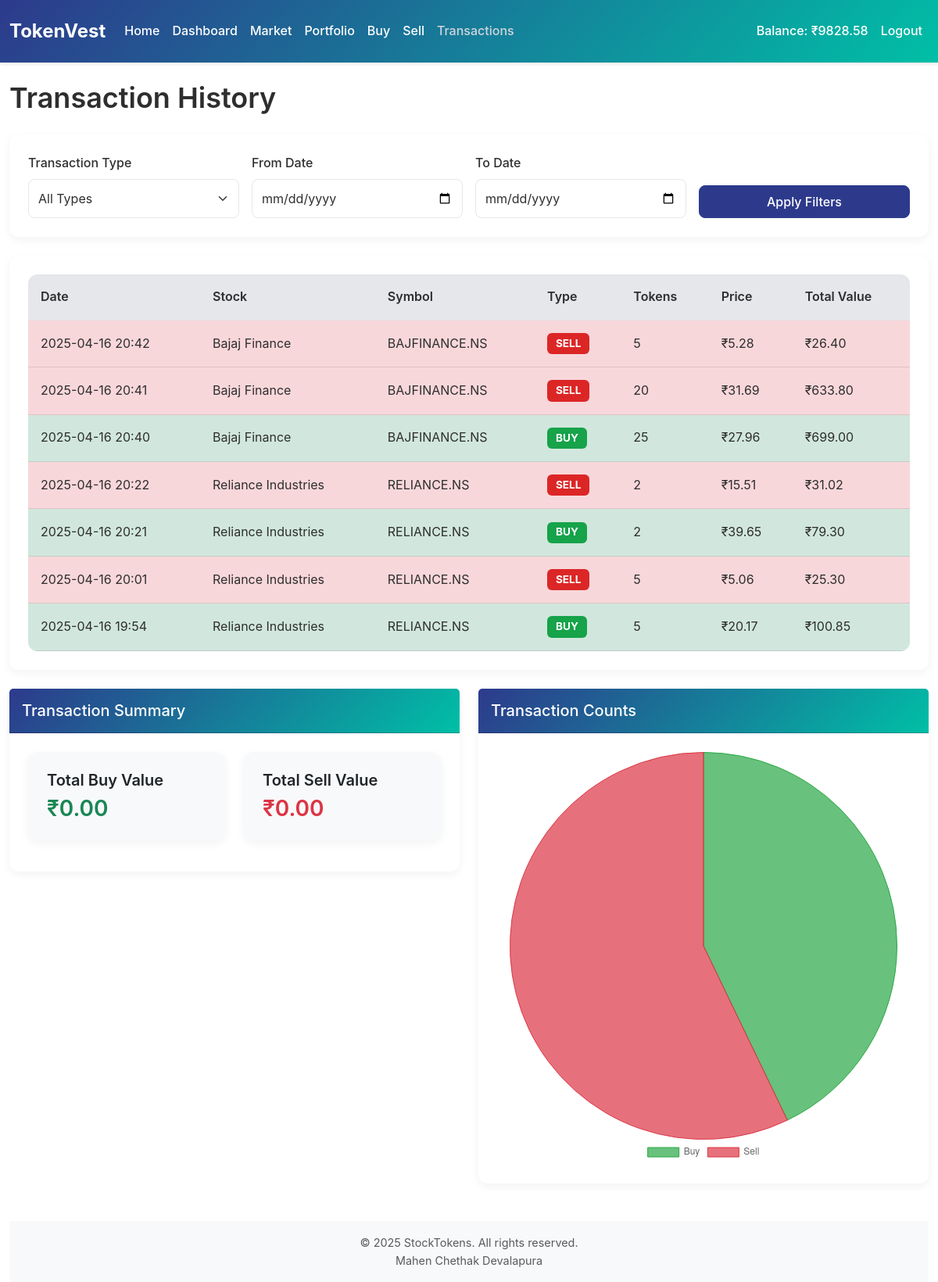
Page /transactions (signed in) on the committed database.
### models.py (models this page shows, shortened)
class User(UserMixin, db.Model):
    id = db.Column(db.Integer, primary_key=True)
    name = db.Column(db.String(100), nullable=False)
    email = db.Column(db.String(100), unique=True, nullable=False, index=True)  # Added index for faster lookups
    password_hash = db.Column(db.String(256), nullable=False)  # Increased length for stronger hashing
    balance = db.Column(db.Float, default=10000.0, nullable=False)  # Starting with ₹10,000
    created_at = db.Column(db.DateTime, default=datetime.now, nullable=False)
    holdings = db.relationship('Holding', backref='user', lazy='dynamic')  # Changed to dynamic for query flexibility
    transactions = db.relationship('Transaction', backref='user', lazy='dynamic')

class Transaction(db.Model):
    id = db.Column(db.Integer, primary_key=True)
    user_id = db.Column(db.Integer, db.ForeignKey('user.id'), nullable=False, index=True)  # Added index
    stock_id = db.Column(db.Integer, db.ForeignKey('stock.id'), nullable=False, index=True)  # Added index
    tokens = db.Column(db.Integer, nullable=False)
    type = db.Column(db.String(10), nullable=False)  # 'BUY' or 'SELL'
    price = db.Column(db.Float, nullable=False)  # Price per token at transaction time
    fee = db.Column(db.Float, default=0.0, nullable=False)  # Added for transaction fees
    date = db.Column(db.DateTime, default=datetime.now, nullable=False)

### app.py (the view)
@app.route('/transactions')
@login_required
def transactions():
    transactions = Transaction.query.filter_by(user_id=current_user.id).order_by(Transaction.date.desc()).all()
    total_buy_amount = 0
    for transaction in transactions:
        transaction.stock_name = Stock.query.get(transaction.stock_id).name
        transaction.stock_symbol = Stock.query.get(transaction.stock_id).symbol
        if transaction.type == 'BUY':
            total_buy_amount += transaction.price * transaction.tokens
    return render_template('transactions.html',
                          transactions=transactions,
                          total_buy_amount=total_buy_amount)

### app.py (called while the page is built)
@login_manager.user_loader
def load_user(user_id):
    return User.query.get(int(user_id))

@app.teardown_appcontext
def shutdown_scheduler(exception=None):
    if scheduler.running:
        scheduler.shutdown()

### templates/transactions.html (shortened to what this page needs)
<!DOCTYPE html>
<html lang="en">
  <head>
    <link
      href="https://cdn.jsdelivr.net/npm/bootstrap@5.3.0-alpha1/dist/css/bootstrap.min.css"
      rel="stylesheet"
    />
    <link
      rel="stylesheet"
      href="https://cdnjs.cloudflare.com/ajax/libs/font-awesome/6.1.1/css/all.min.css"
    />
  </head>
  <body>
    <nav class="navbar navbar-expand-lg navbar-dark bg-primary">
      <div class="container">
        <a class="navbar-brand" href="{{ url_for('index') }}">TokenVest</a>
        <div class="collapse navbar-collapse" id="navbarNav">
          <ul class="navbar-nav me-auto">
            <li class="nav-item">
                <a class="nav-link" href="/">Home</a>
              </li>
            <li class="nav-item">
              <a class="nav-link" href="{{ url_for('dashboard') }}"
                >Dashboard</a
              >
            </li>
            <li class="nav-item">
              <a class="nav-link" href="{{ url_for('market') }}">Market</a>
            </li>
            <li class="nav-item">
              <a class="nav-link" href="{{ url_for('portfolio') }}"
                >Portfolio</a
              >
            </li>
            <li class="nav-item">
              <a class="nav-link" href="{{ url_for('buy') }}">Buy</a>
            </li>
            <li class="nav-item">
              <a class="nav-link" href="{{ url_for('sell') }}">Sell</a>
            </li>
            <li class="nav-item">
              <a class="nav-link active" href="{{ url_for('transactions') }}"
                >Transactions</a
              >
            </li>
          </ul>
          <div class="navbar-nav">
            <span class="nav-item nav-link text-light"
              >Balance: ₹{{ "%.2f"|format(current_user.balance) }}</span
            >
            <a class="nav-link" href="{{ url_for('logout') }}">Logout</a>
          </div>
        </div>
      </div>
    </nav>
    <div class="container mt-4">
      <h1 class="mb-4">Transaction History</h1>
      <div class="card mb-4">
        <div class="card-body">
          <form class="row g-3">
            <div class="col-md-3">
              <label for="typeFilter" class="form-label"
                >Transaction Type</label
              >
              <select class="form-select" id="typeFilter">
                <option value="">All Types</option>
              </select>
            </div>
            <div class="col-md-3">
              <label for="dateFrom" class="form-label">From Date</label>
              <input type="date" class="form-control" id="dateFrom" />
            </div>
            <div class="col-md-3">
              <label for="dateTo" class="form-label">To Date</label>
              <input type="date" class="form-control" id="dateTo" />
            </div>
            <div class="col-md-3 d-flex align-items-end">
              <button
                type="button"
                class="btn btn-primary w-100"
                id="applyFilters"
              >
                Apply Filters
              </button>
            </div>
          </form>
        </div>
      </div>
      <div class="card">
        <div class="card-body">
          <div class="table-responsive">
            <table class="table table-hover" id="transactionsTable">
              <thead>
                <tr>
                  <th>Date</th>
                  <th>Stock</th>
                  <th>Symbol</th>
                  <th>Type</th>
                  <th>Tokens</th>
                  <th>Price</th>
                  <th>Total Value</th>
                </tr>
              </thead>
              <tbody>
                {% if transactions %} {% for transaction in transactions %}
                <tr
                  class="{{ 'table-success' if transaction.type == 'BUY' else 'table-danger' }}"
                >
                  <td>{{ transaction.date.strftime('%Y-%m-%d %H:%M') }}</td>
                  <td>{{ transaction.stock_name }}</td>
                  <td>{{ transaction.stock_symbol }}</td>
                  <td>
                    {% if transaction.type == 'BUY' %}
                    <span class="badge bg-success">BUY</span>
                    {% else %}
                    <span class="badge bg-danger">SELL</span>
                    {% endif %}
                  </td>
                  <td>{{ transaction.tokens }}</td>
                  <td>₹{{ "%.2f"|format(transaction.price) }}</td>
                  <td>
                    ₹{{ "%.2f"|format(transaction.price * transaction.tokens) }}
                  </td>
                </tr>
                {% endfor %} {% else %}
                <tr>
                  <td colspan="7" class="text-center">No transactions found</td>
                </tr>
                {% endif %}
              </tbody>
            </table>
          </div>
        </div>
      </div>
      <div class="row mt-4">
        <div class="col-md-6">
          <div class="card">
            <div class="card-header">
              <h2 class="h5 mb-0">Transaction Summary</h2>
            </div>
            <div class="card-body">
              <div class="row">
                <div class="col-md-6 mb-3">
                  <div class="card bg-light">
                    <div class="card-body">
                      <h5 class="card-title">Total Buy Value</h5>
                      <h3 class="mb-0 text-success" id="totalBuyValue">
                        {% set total_buy = 0 %} {% for transaction in
                        transactions if transaction.type == 'BUY' %} {% set
                        total_buy = total_buy + (transaction.price *
                        transaction.tokens) %} {% endfor %} ₹{{
                        "%.2f"|format(total_buy) }}
                      </h3>
                    </div>
                  </div>
                </div>
                <div class="col-md-6 mb-3">
                  <div class="card bg-light">
                    <div class="card-body">
                      <h5 class="card-title">Total Sell Value</h5>
                      <h3 class="mb-0 text-danger" id="totalSellValue">
                        {% set total_sell = 0 %} {% for transaction in
                        transactions if transaction.type == 'SELL' %} {% set
                        total_sell = total_sell + (transaction.price *
                        transaction.tokens) %} {% endfor %} ₹{{
                        "%.2f"|format(total_sell) }}
                      </h3>
                    </div>
                  </div>
                </div>
              </div>
            </div>
          </div>
        </div>
        <div class="col-md-6">
          <div class="card">
            <div class="card-header">
              <h2 class="h5 mb-0">Transaction Counts</h2>
            </div>
            <div class="card-body">
              <canvas id="transactionChart" height="200"></canvas>
            </div>
          </div>
        </div>
      </div>
    <footer class="bg-light py-3 mt-5">
      <div class="container">
        <p class="text-center text-muted mb-0">
          © 2025 StockTokens. All rights reserved.
        </p>
        <p class="text-center text-muted mb-0">Mahen Chethak Devalapura</p>
      </div>
    </footer>
    <script>
      document.addEventListener('DOMContentLoaded', () => {
          // Create transaction type distribution chart
          const ctx = document.getElementById('transactionChart').getContext('2d');
          {% set buy_count = transactions|selectattr('type', 'equalto', 'BUY')|list|length %}
          {% set sell_count = transactions|selectattr('type', 'equalto', 'SELL')|list|length %}
          new Chart(ctx, {
              type: 'pie',
              data: {
                  labels: ['Buy', 'Sell'],
                  datasets: [{
                      data: [{{ buy_count }}, {{ sell_count }}],
                      backgroundColor: ['rgba(40, 167, 69, 0.7)', 'rgba(220, 53, 69, 0.7)'],
                      borderColor: ['rgb(40, 167, 69)', 'rgb(220, 53, 69)'],
                      borderWidth: 1
                  }]
              },
              options: {
                  responsive: true,
                  plugins: {
                      legend: {
                          position: 'bottom'
                      }
                  }
              }
          });
          // Filter functionality
          document.getElementById('applyFilters').addEventListener('click', function() {
              const typeFilter = document.getElementById('typeFilter').value;
              const dateFrom = document.getElementById('dateFrom').value;
              const dateTo = document.getElementById('dateTo').value;
              const rows = document.querySelectorAll('#transactionsTable tbody tr');
              rows.forEach(row => {
                  let showRow = true;
                  // Type filter
                  if (typeFilter !== '') {
                      const type = row.querySelector('td:nth-child(4) span').textContent;
                      if (type !== typeFilter) {
                          showRow = false;
                      }
                  }
                  // Date filter
                  if (dateFrom !== '' || dateTo !== '') {
                      const dateCell = row.querySelector('td:first-child').textContent;
                      const transactionDate = new Date(dateCell);
                      if (dateFrom !== '' && new Date(dateFrom) > transactionDate) {
                          showRow = false;
                      }
                      if (dateTo !== '' && new Date(dateTo) < transactionDate) {
                          showRow = false;
                      }
                  }
                  row.style.display = showRow ? '' : 'none';
              });
          });
      });
    </script>
  </body>
</html>

### templates/transactions.html (style rules this page uses)
* { margin: 0; padding: 0; box-sizing: border-box; }
body { font-family: "Inter", -apple-system, BlinkMacSystemFont, "Segoe UI", Roboto, sans-serif; line-height: 1.6; transition: background-color 0.3s ease, color 0.3s ease; }
:root { --bg-primary: #f5f7fa; --bg-secondary: #e5e7eb; --card-bg: #ffffff; --text-primary: #2e2e2e; --text-secondary: #6b7280; --primary-color: #2d3a8c; --accent-color: #00bfa6; --success-color: #16a34a; --danger-color: #dc2626; --border-color: #e5e7eb; --navbar-bg: #2d3a8c; --navbar-text: #ffffff; --button-hover-bg: #1f2a69; --disabled-color: #d1d5db; --card-shadow: 0px 4px 12px rgba(0, 0, 0, 0.05); --gradient: linear-gradient(135deg, #2d3a8c, #00bfa6); }
.navbar { padding: 1rem 0; background: var(--gradient); box-shadow: 0 2px 4px rgba(0, 0, 0, 0.1); }
.navbar-brand { font-size: 1.5rem; font-weight: 700; color: var(--navbar-text) !important; }
.navbar-nav .nav-link { color: var(--navbar-text) !important; font-weight: 500; transition: color 0.3s ease; }
.navbar-nav .nav-link:hover, .navbar-nav .nav-link.active { color: #d1d5db !important; }
.container { max-width: 1400px; padding: -1rem 1rem; color: var(--text-primary); }
h1, h2, h3, h5 { font-weight: 600; color: var(--text-primary); }
h1 { font-size: 2.25rem; margin-bottom: 1.5rem; }
h2 { font-size: 1.5rem; }
h5 { font-size: 1.25rem; }
.card { background-color: var(--card-bg); border: none; border-radius: 12px; box-shadow: var(--card-shadow); transition: transform 0.3s ease, box-shadow 0.3s ease; }
.card-body { padding: 1.5rem; }
.card-header { background: var(--gradient); color: var(--navbar-text); border-radius: 12px 12px 0 0; padding: 1rem; }
.table { background-color: var(--card-bg); border-radius: 12px; overflow: hidden; margin-bottom: 0; }
.table th { font-weight: 600; color: var(--text-primary); background-color: var(--bg-secondary); padding: 1rem; }
.table td { color: var(--text-primary); padding: 1rem; vertical-align: middle; }
.table-success { background-color: rgba(22, 163, 74, 0.1) !important; }
.table-danger { background-color: rgba(220, 38, 38, 0.1) !important; }
.badge { font-size: 0.85rem; padding: 0.5em 0.8em; border-radius: 6px; }
.bg-success { background-color: var(--success-color) !important; }
.bg-danger { background-color: var(--danger-color) !important; }
.form-control, .form-select { border-radius: 8px; border: 1px solid var(--border-color); padding: 0.75rem; font-size: 1rem; background-color: var(--card-bg); color: var(--text-primary); transition: border-color 0.3s ease, box-shadow 0.3s ease; }
.form-label { font-weight: 500; color: var(--text-primary); margin-bottom: 0.5rem; }
.btn { font-weight: 500; border-radius: 8px; padding: 0.5rem 1rem; transition: background-color 0.3s ease, transform 0.2s ease; }
.btn-primary { background-color: var(--primary-color); border-color: var(--primary-color); }
footer { background-color: var(--bg-secondary); color: var(--text-secondary); padding: 1.5rem 0; margin-top: 2rem; }
footer p { font-size: 0.9rem; }
canvas { max-width: 100%; }

### rows in the picture
User: balance "9828.58"
Transaction: type "SELL", price "5.28", transaction.price*transaction.tokens "26.40"
Transaction: type "SELL", price "31.69", transaction.price*transaction.tokens "633.80"
Transaction: type "BUY", price "27.96", transaction.price*transaction.tokens "699.00"
Transaction: type "SELL", price "15.51", transaction.price*transaction.tokens "31.02"
Transaction: type "BUY", price "39.65", transaction.price*transaction.tokens "79.30"
Transaction: type "SELL", price "5.06", transaction.price*transaction.tokens "25.30"
Transaction: type "BUY", price "20.17", transaction.price*transaction.tokens "100.85"

### other values in the picture
{{ "%.2f"|format(total_buy) }} "0.00"
{{ "%.2f"|format(total_sell) }} "0.00"
chart data {{ buy_count }} 3
chart data {{ sell_count }} 4
